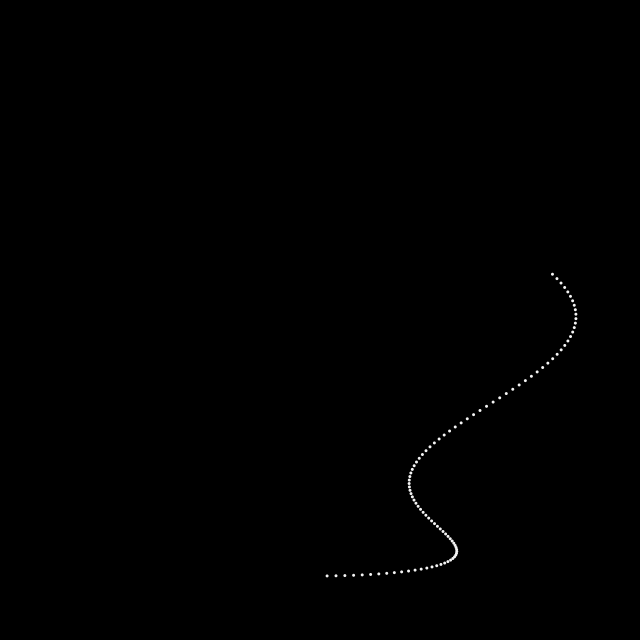
Frame 1 (no input)
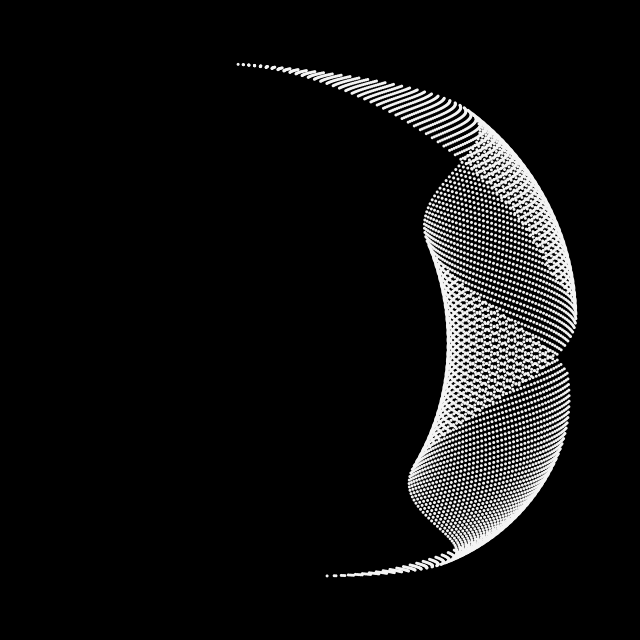
Frame 60 (the mouse pressed at the canvas centre just before this capture)
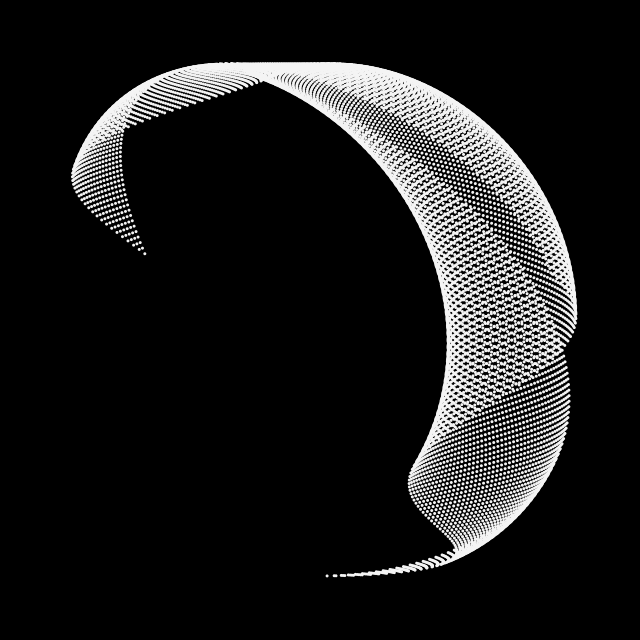
Frame 120 (the mouse held since frame 60 and released just before this capture)

The Processing sketch that drew these frames (run headless with seeded random() and noise(); from frame 60 on, the mouse is pressed at the canvas centre):

// Processing sketch: build
// ── build.pde
/*
 * waves combination 02
 */

int upsetter = 2;
float radius = 1.5;
int mul = 100;
float waveOffset_1 = 1.45;
float waveOffset_2 = 1.3;

void setup() {
  size(640, 640);
  background(0);
  fill(#f4f4f4);
  noStroke();
}

void draw () {
  translate(width/2, height/2);
  for (int i = 0; i < mul; i++) {
    float wave_x1 = sin(radians(frameCount * waveOffset_1 + i)) * width * 0.3;
    float wave_x2 = sin(radians(frameCount * upsetter + i * 5)) * width * 0.1;
    float wave_y1 = cos(radians(frameCount * waveOffset_2 + i)) * height * 0.4;

    ellipse(wave_x1 + wave_x2, wave_y1, radius*2, radius*2);
  }
}
